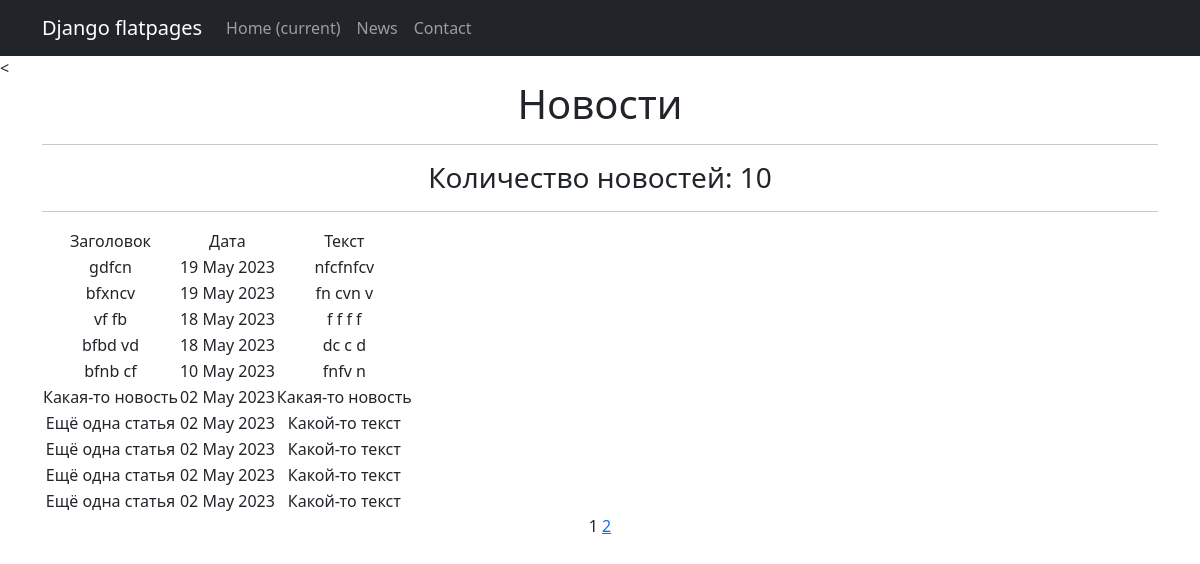
Before: /news/ with the older database file.
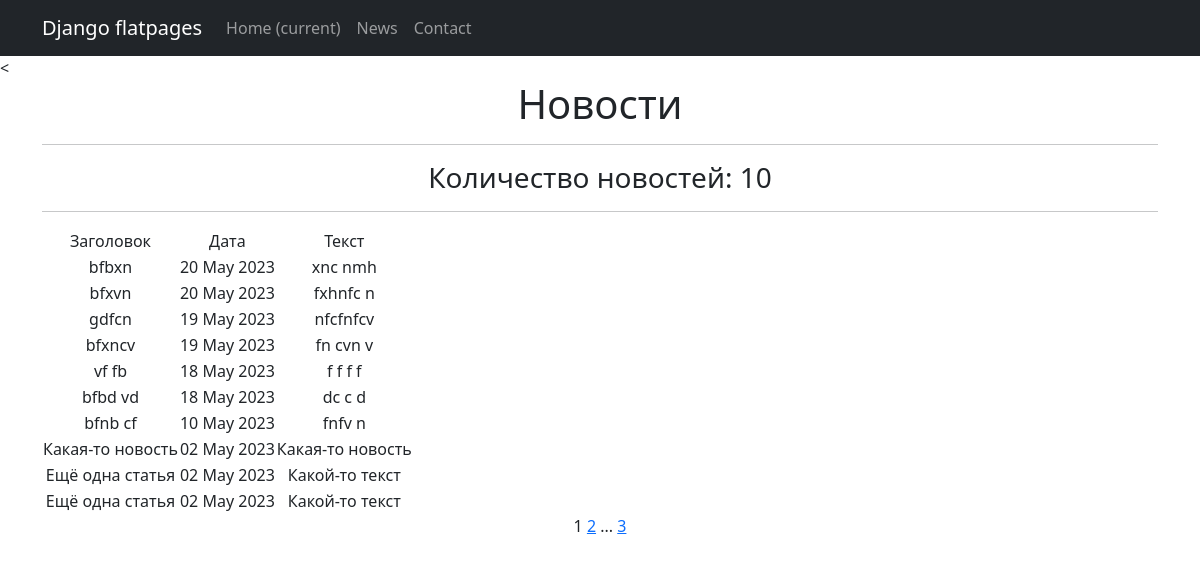
After: the same page with the newer database file.
### news/models.py (models this page shows, shortened)
class Post(models.Model):
    author = models.ForeignKey(Author, on_delete=models.CASCADE)
    NEWS = 'NW'
    ARTICLE = 'AR'
    CATEGORY_CHOICES = (
        (NEWS, 'Новость'),
        (ARTICLE, 'Статья'),
    )
    categoryType = models.CharField(max_length=2, choices=CATEGORY_CHOICES, default=ARTICLE)
    dateCreation = models.DateTimeField(auto_now_add=True)
    postCategory = models.ManyToManyField(Category, through='PostCategory')
    title = models.CharField(max_length=128)
    text = models.TextField()
    rating = models.SmallIntegerField(default=0)

### news/views.py (the view)
# urls.py: path('', PostList.as_view(), name='news_list'),
class PostList(ListView):
    model = Post
    ordering = '-dateCreation'
    template_name = 'news.html'
    context_object_name = 'news'
    paginate_by = 10

### news/templatetags/censor.py (called while the page is built)
@register.filter()
def censor(message: str):
    variants = ['bot', 'игры'] # непристойные выражения
    ln = len(variants)
    filtred_message = ''
    string = ''
    pattern = '*' # чем заменять непристойные выражения
    for i in message:
        string += i
        string2 = string.lower()
        flag = 0
        for j in variants:
            if not string2 in j:
                flag += 1
            if string2 == j:
                filtred_message += pattern * len(string)
                flag -= 1
                string = ''
        if flag == ln:
            filtred_message += string
            string = ''
    if string2 != '' and string2 not in variants:
        filtred_message += string
    elif string2 != '':
        filtred_message += pattern * len(string)
    return filtred_message

### templates/news.html (shortened to what this page needs)
{% extends 'flatpages/default.html' %}
{% load censor %}
{% block content %}
<h1>Новости</h1>
<hr>
   <h3>Количество новостей: {{ news|length }}</h3>
<hr>
   {% if news %}
       <table>
           <tr>
               <td>Заголовок</td>
               <td>Дата</td>
               <td>Текст</td>
           </tr>
           {% for new in news %}
           <tr>
               <td>{{ new.title|censor }}</td>
               <td>{{ new.dateCreation|date:'d M Y' }}</td>
               <td>{{ new.text|truncatechars:20|censor }}</td>
               <td>
                </td>
           </tr>
           {% endfor %}
       </table>
   {% else %}
       <h2>Новостей нет!</h2>
   {% endif %}
   {{ page_obj.number }}
   {% if page_obj.has_next %}
       <a href="?page={{ page_obj.next_page_number }}">{{ page_obj.next_page_number }}</a>
       {% if paginator.num_pages != page_obj.next_page_number %}
           ...
           <a href="?page={{ page_obj.paginator.num_pages }}">{{ page_obj.paginator.num_pages }}</a>
       {% endif %}
   {% endif %}
{% endblock content %}

Changed rows visible on the page:
no longer on this page (row unchanged): Post: title|censor "Ещё одна статья", dateCreation "02 May 2023", text|censor "Какой-то текст"
no longer on this page (row unchanged): Post: title|censor "Ещё одна статья", dateCreation "02 May 2023", text|censor "Какой-то текст"
added Post: title|censor "bfbxn", dateCreation "20 May 2023", text|censor "xnc nmh"
added Post: title|censor "bfxvn", dateCreation "20 May 2023", text|censor "fxhnfc n"
Other visible differences:
{{ page_obj.paginator.num_pages }}: (not shown) → "3"
